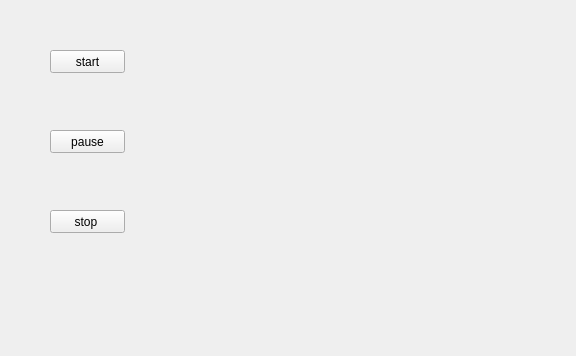
<?xml version="1.0" encoding="UTF-8"?>
<ui version="4.0">
 <class>recApp</class>
 <widget class="QWidget" name="recApp">
  <property name="geometry">
   <rect>
    <x>0</x>
    <y>0</y>
    <width>576</width>
    <height>356</height>
   </rect>
  </property>
  <property name="windowTitle">
   <string>recApp</string>
  </property>
  <property name="windowIcon">
   <iconset>
    <normaloff>rec.ico</normaloff>rec.ico</iconset>
  </property>
  <widget class="QPushButton" name="pushButton">
   <property name="geometry">
    <rect>
     <x>50</x>
     <y>50</y>
     <width>75</width>
     <height>23</height>
    </rect>
   </property>
   <property name="text">
    <string>start</string>
   </property>
  </widget>
  <widget class="QPushButton" name="pushButton_2">
   <property name="geometry">
    <rect>
     <x>50</x>
     <y>130</y>
     <width>75</width>
     <height>23</height>
    </rect>
   </property>
   <property name="text">
    <string>pause</string>
   </property>
  </widget>
  <widget class="QPushButton" name="pushButton_3">
   <property name="geometry">
    <rect>
     <x>50</x>
     <y>210</y>
     <width>75</width>
     <height>23</height>
    </rect>
   </property>
   <property name="text">
    <string>stop </string>
   </property>
  </widget>
 </widget>
 <resources/>
 <connections/>
</ui>
